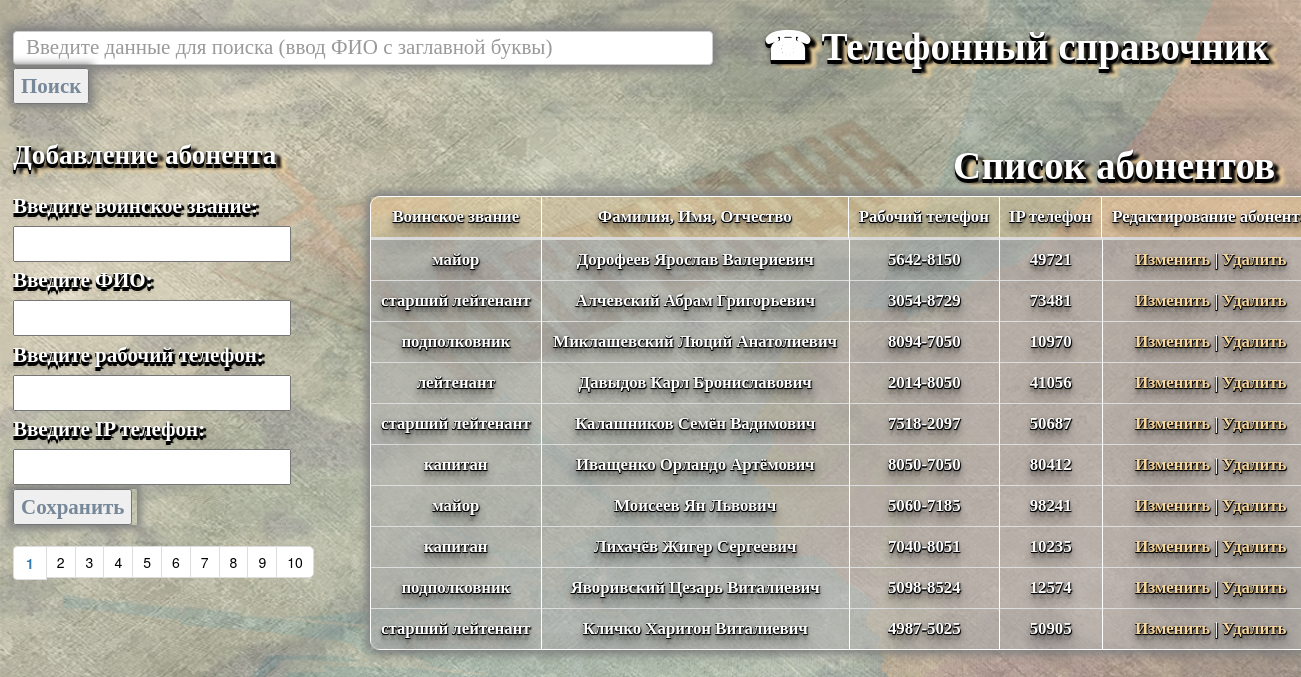
The page / on the database its author committed.
### phones/models.py (models this page shows, shortened)
class Abonent(models.Model):
    id = models.AutoField('ID', auto_created=True, primary_key=True)
    rank = models.CharField('Воинское звание', max_length=50)
    name = models.CharField('Фамилия, Имя, Отчество', max_length=100)
    phone = models.CharField('Рабочий телефон', max_length=10)
    IP_phone = models.CharField('IP телефон', max_length=10)
    class Meta:
        verbose_name = 'Абонент'
        verbose_name_plural = 'Абоненты'

### phones/views.py (the view)
# urls.py: path('', HomePageView.as_view(), name='home'),
class HomePageView(ListView):
    model = Abonent
    context_object_name = 'abonents'
    template_name = 'home.html'
    def get_queryset(self):
        abonents = Abonent.objects.all()
        paginator = Paginator(abonents, 10)
        page = self.request.GET.get('page')
        try:
            abonents = paginator.page(page)
        except PageNotAnInteger:
            abonents = paginator.page(1)
        except EmptyPage:
            abonents = paginator.page(paginator.num_pages)
        return abonents

### templates/home.html (shortened to what this page needs)
{% load bootstrap3 %}
{% bootstrap_css %}
<!DOCTYPE html>
<html lang="en">
  <head>
    {% load static %}
    <link rel="stylesheet" href="{% static 'css/home.css' %}">
  </head>
  <body>
    <header>&#9742; Телефонный справочник</header>
<div class="search">
<form  action="{% url 'search_results' %}" method="get">
  <input required="true" name="q" type="text" autofocus class="form-control" placeholder="Введите данные для поиска (ввод ФИО с заглавной буквы)" value="{{ qwery }}">
    <span class="{% url 'search_results' %}">
       <div class="button_search"> <button type="submit" class="{% url 'search_results' %}">Поиск</button></div>
  </span>
</form>
</div>
<div class="create">
<h1>Добавление абонента</h1>
    <form method="POST" action="create/" class = "input_create">
        <p>
            <a1><label>Введите воинское звание:</label><br></a1>
            <input type="text" name="rank" />
        </p>
        <p>
            <a2><label>Введите ФИО:</label><br></a2>
            <input type="text" name="name" />
        </p>
        <p>
            <a3><label>Введите рабочий телефон:</label><br></a3>
            <input type="text" name="phone" />
        </p>
        <p>
            <a4><label>Введите IP телефон:</label><br></a4>
            <input type="text" name="IP_phone" />
        </p>
       <div class="create_button"> <input type="submit" value="Сохранить" > </div>
    </form>
</div>
<ul class="pagination">
    {% for num in abonents.paginator.page_range %}
        {% if num == abonents.number %}
            <li><span class="current"><b>{{ num }}</b></span></li>
        {% else %}
            <li><a href="?page={{ num }}"> {{ num }}</a></li>
        {% endif %}
    {% endfor %}
</ul>
<h2>Список абонентов</h2>
<table class = "table">
    <thead><th class="th1">Воинское звание</th><th class="th2">Фамилия, Имя, Отчество</th><th class="th3">Рабочий телефон</th><th class="th4">IP телефон</th><th class="th5">Редактирование абонента</th></thead>
{% for abonent in object_list %}
    <tr>
        <td  class="td1" valign="center" align="center"> {{ abonent.rank }} </td>
        <td  class="td2" valign="center" align="center"> {{ abonent.name }} </td>
        <td  class="td3" valign="center" align="center"> {{ abonent.phone }} </td>
        <td  class="td4" valign="center" align="center"> {{ abonent.IP_phone }} </td>
        <td  class="td5" valign="center" align="center"><a class="a_edit" href="edit/{{abonent.id}}">Изменить</a> | <a class="a_delete" href="delete/{{abonent.id}}">Удалить</a></td>
    </tr>
{% endfor %}
    </table>
</body>
</html>

### phone_book/static/phone/css/home.css (style rules this page uses)
html { font-size: 24px; }
header { margin: 1% 0.5% 0% 0%; text-align:right; color: White; font-size: 2.8em; font-family: Times New Roman; font-weight: bolder; padding: 0% 1% 0% 0%; text-shadow: 6px 4px 3px rgb(0, 0, 0), 0 2px 0 #000000, 0 1px 0 rgb(0, 0, 0), 0 4px 0 #000000, 0 3px 0 rgb(8, 8, 8), 0 6px 1px rgba(0, 0, 0, .1), 0 0 5px rgba(0, 0, 0, .1), 0 1px 3px rgba(0, 0, 0, .3), 0 3px 5px rgba(0, 0, 0, .2), 10px 6px 4px rgba(247, 215, 158, 0.2), 10px 7px 4px rgba(247, 215, 158, 0.2), 10px 7px 4px rgba(247, 215, 158, 1); }
body { background: url("../img/fon.png"); background-repeat: no-repeat; background-size: 100%; width:100%; padding: 0.5% 1% 0.5% 1%; -moz-background-size: 100%; -webkit-background-size: 100%; -o-background-size: 100%; }
h1, h2 { position: relative; color: White; font-family: Times New Roman; font-weight: bolder; text-shadow: 6px 4px 3px rgb(0, 0, 0), 0 2px 0 #000000, 0 1px 0 rgb(0, 0, 0), 0 4px 0 #000000, 0 3px 0 rgb(8, 8, 8), 0 6px 1px rgba(0, 0, 0, .1), 0 0 5px rgba(0, 0, 0, .1), 0 1px 3px rgba(0, 0, 0, .3), 0 3px 5px rgba(0, 0, 0, .2), 10px 6px 4px rgba(247, 215, 158, 0.2), 10px 7px 4px rgba(247, 215, 158, 0.2), 10px 7px 4px rgba(247, 215, 158, 1); }
h1 { margin: -5% 0% 6% 0%; text-align:left; font-size: 1.3em; }
h2 { margin: -31.5% 1% 0% 0%; text-align:right; font-size: 2.8em; }
.search { margin: -3.5% auto; font-size: 1.5em; position: relative; font-family: Times New Roman; display:inline-block; padding: 0 auto; width: 700px; }
.form-control { width: 700px; text-align:left; box-shadow: 0 0 1vmin 0.5vmin Grey; font-size: 1em; }
.button_search { font-size: 1em; color: LightSlateGray; font-weight: bolder; margin: 0.5% 0% 0% 0%; box-shadow: 0 0 1vmin 0.5vmin Grey; width: 76px; text-align:left; }
.create { position: relative; text-align:left; margin: 6% 0% 0% 0%; font-size: 1.5em; font-family: Times New Roman; font-weight: bolder; width: 350px; text-shadow: 3px 2px 1px rgb(0, 0, 0), 0 2px 0 #000000, 0 1px 0 rgb(0, 0, 0), 0 4px 0 #000000, 0 3px 0 rgb(8, 8, 8), 0 6px 1px rgba(0, 0, 0, .1), 0 0 5px rgba(0, 0, 0, .1); }
a1, a2, a3, a4 { color: White; }
p { margin: 1% auto; color: Black; }
.create_button { color: LightSlateGray; box-shadow: 0 0 1vmin 0.5vmin Grey; width: 124px; }
.table { border-collapse:separate; border:solid white 1px; border-radius:10px; -moz-border-radius:6px; position: relative; margin: 0.7% 0% 0% 28%; font-size: 1.2em; color: White; font-family: Times New Roman; font-weight: bolder; width: 950px; box-shadow: 0 0 1vmin 0.5vmin Grey; text-shadow: 1px 1px 1px rgb(0, 0, 0), 0 1px 0 #000000, 0 1px 0 rgb(0, 0, 0), 0 1px 0 #000000, 0 1px 0 rgb(8, 8, 8), 0 6px 1px rgba(0, 0, 0, .1), 0 0 5px rgba(0, 0, 0, .1), 0 1px 3px rgba(0, 0, 0, .3), 0 3px 5px rgba(0, 0, 0, .2), 0 5px 10px rgba(0, 0, 0, .25), 0 10px 10px rgba(0, 0, 0, .2), 0 20px 20px rgba(0, 0, 0, .15); }
table, th { text-align: center; }
.th1, .th2, .th3, .th4, .th5 { background-color: rgba(247, 215, 158, 0.4); color: White; }
.th2, .th4 { background-color: rgba(247, 215, 158, 0.4); color: White; border:solid white 1px; }
.td1, .td2, .td3, .td4, .td5 { background-color: rgba(176, 176, 176, 0.6); }
.td2, .td3, .td4, .td5 { border-left: solid white 1px; border-top: solid white 1px; }
.a_edit, .a_delete { text-decoration:none !important; color:rgba(247, 215, 158, 1); }
ul.pagination { display: inline-block; padding: 0; margin: 0% auto; position: fixed; }
ul.pagination li { display: inline; }
ul.pagination li a { color: black; float: left; padding: 5px 10px; text-decoration: none; transition: background-color .3s; border: 1px solid #ddd; }
.pagination li:last-child a { border-top-right-radius: 5px; border-bottom-right-radius: 5px; }

### rows shown on the page
Abonent: rank "майор", name "Дорофеев Ярослав Валериевич", phone "5642-8150", IP_phone "49721"
Abonent: rank "старший лейтенант", name "Алчевский Абрам Григорьевич", phone "3054-8729", IP_phone "73481"
Abonent: rank "подполковник", name "Миклашевский Люций Анатолиевич", phone "8094-7050", IP_phone "10970"
Abonent: rank "лейтенант", name "Давыдов Карл Брониславович", phone "2014-8050", IP_phone "41056"
Abonent: rank "старший лейтенант", name "Калашников Семён Вадимович", phone "7518-2097", IP_phone "50687"
Abonent: rank "капитан", name "Иващенко Орландо Артёмович", phone "8050-7050", IP_phone "80412"
Abonent: rank "майор", name "Моисеев Ян Львович", phone "5060-7185", IP_phone "98241"
Abonent: rank "капитан", name "Лихачёв Жигер Сергеевич", phone "7040-8051", IP_phone "10235"
Abonent: rank "подполковник", name "Яворивский Цезарь Виталиевич", phone "5098-8524", IP_phone "12574"
Abonent: rank "старший лейтенант", name "Кличко Харитон Виталиевич", phone "4987-5025", IP_phone "50905"

### other values the page prints
{{ num }} "1"
{{ num }} "2" "3" "4" "5" "6" "7" "8" "9" "10"
